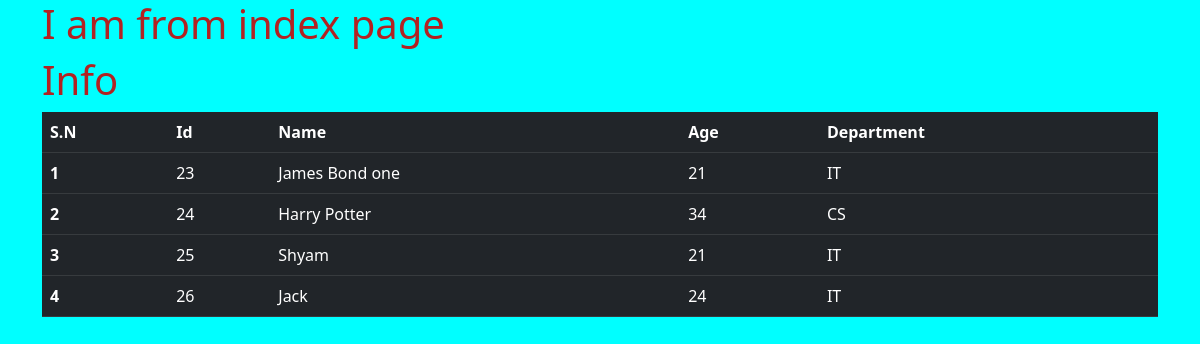
Before: /index/ with the older database file.
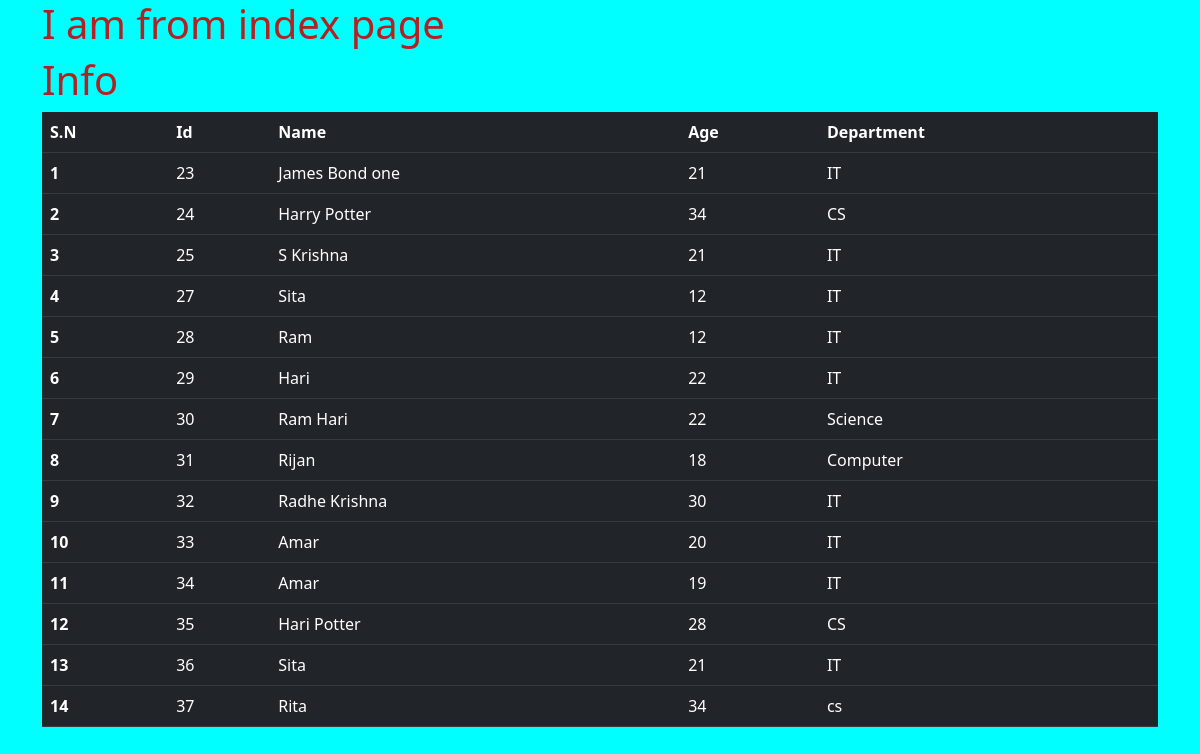
After: the same page with the newer database file.
### myapp/models.py (models this page shows, shortened)
class Student(models.Model):
    name = models.CharField(max_length=50)
    profile_picture = models.FileField(upload_to="profile_pictures",null=True,blank=True)
    age = models.IntegerField()
    department = models.CharField(max_length=20)
    classroom = models.ForeignKey(ClassRoom, on_delete= models.CASCADE,
                                  related_name='classroom_students', null=True, blank=True)

### myapp/views.py (the view)
# urls.py: path('index/',index),
def index(request):
    context = {"students" : Student.objects.all(),"title": "Student"}
    return render(request, template_name="myapp/index.html",context=context)

### myapp/templates/myapp/index.html (shortened to what this page needs)
<!DOCTYPE html>
<html lang="en">
<head>
    <link href="https://cdn.jsdelivr.net/npm/bootstrap@5.3.0/dist/css/bootstrap.min.css" rel="stylesheet">
</head>
<body>
<div class = "container">
    <h1 >I am from index page</h1>
    <h1>Info</h1>
    <table class="table table-dark">
        <thead>
            <tr>
            <th scope="col">S.N</th>
            <th scope="col">Id</th>
            <th scope="col">Name</th>
            <th scope="col">Age</th>
            <th scope="col">Department</th>
            </tr>
        </thead>
        <tbody>
        {% for student in students %}
            <tr>
            <th>{{ forloop.counter }}</th>
            <td>{{ student.id }}<br></td>
            <td>{{ student.name }}<br></td>
            <td>{{ student.age }}<br></td>
            <td>{{ student.department }}<br></td>
            </tr>
        {% endfor %}
        </tbody>
    </table>
</div>
</body>
</html>

### myapp/templates/myapp/index.html (style rules this page uses)
body { background: aqua; }
h1 { color : firebrick; }

Changed rows visible on the page:
removed Student: id "26", name "Jack", age "24", department "IT"
changed Student id 25: name "Shyam" → "S Krishna"
added Student: id "27", name "Sita", age "12", department "IT"
added Student: id "28", name "Ram", age "12", department "IT"
added Student: id "29", name "Hari", age "22", department "IT"
added Student: id "30", name "Ram Hari", age "22", department "Science"
added Student: id "31", name "Rijan", age "18", department "Computer"
added Student: id "32", name "Radhe Krishna", age "30", department "IT"
added Student: id "33", name "Amar", age "20", department "IT"
added Student: id "34", name "Amar", age "19", department "IT"
added Student: id "35", name "Hari Potter", age "28", department "CS"
added Student: id "36", name "Sita", age "21", department "IT"
added Student: id "37", name "Rita", age "34", department "cs"
